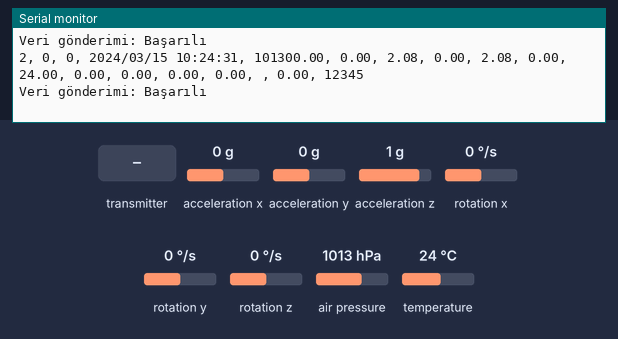
Recording of a sketch running on a simulated ESP32. Shown: the last lines printed to the serial monitor. The test bench sets the inputs (shaded band); at power-on: acceleration x 0 g, acceleration y 0 g, acceleration z 1 g, rotation x 0 °/s, rotation y 0 °/s, rotation z 0 °/s, air pressure 1013 hPa, temperature 24 °C. The local clock reads 2024-03-15 10:24:30 at power-on unless the sketch sets it.

Above: at 1.2 s.
1.3 s: the transmitter starts sending paketno = 0
At 1.61 s:
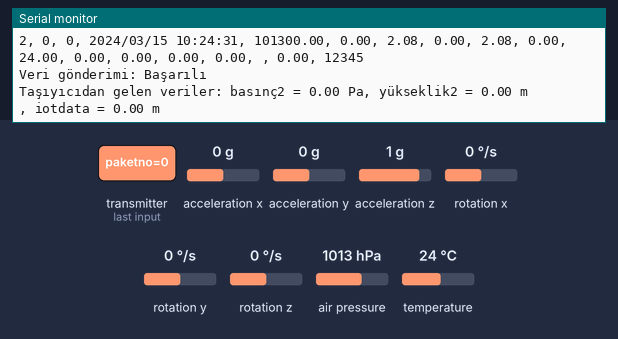
2.8 s: acceleration x set to -1.4 g
At 3.23 s:
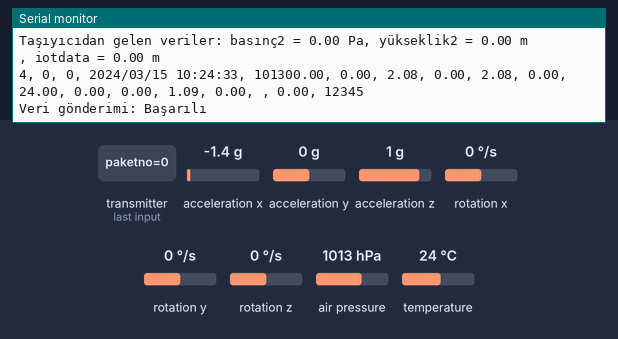
4.3 s: acceleration y set to -1.4 g
At 4.99 s:
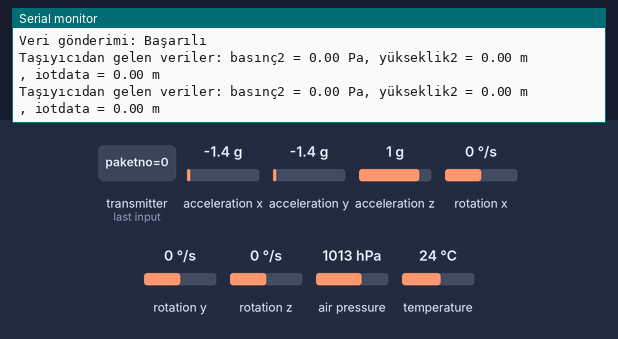
5.8 s: acceleration z set to -1.4 g
At 6.25 s:
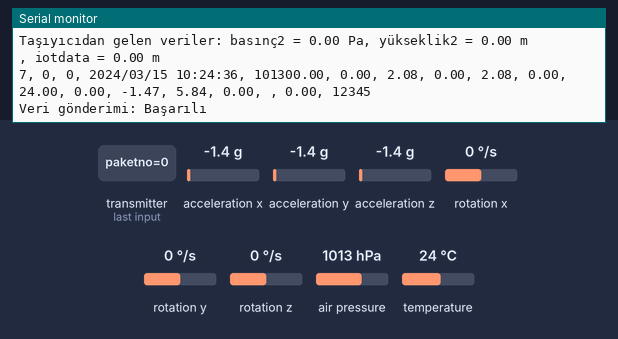
7.3 s: rotation x set to -192 °/s
At 8.26 s:
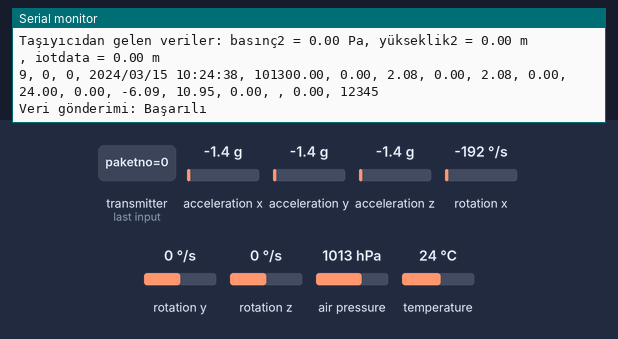
8.8 s: rotation y set to -192 °/s
At 9.26 s:
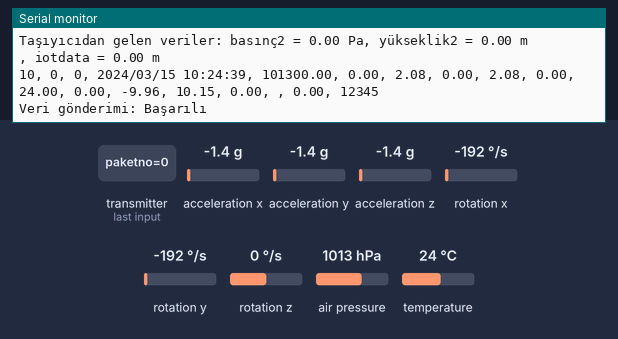
Timing chart, 0 to 11.3 s (numbered marks = the images above; inputs shaded):
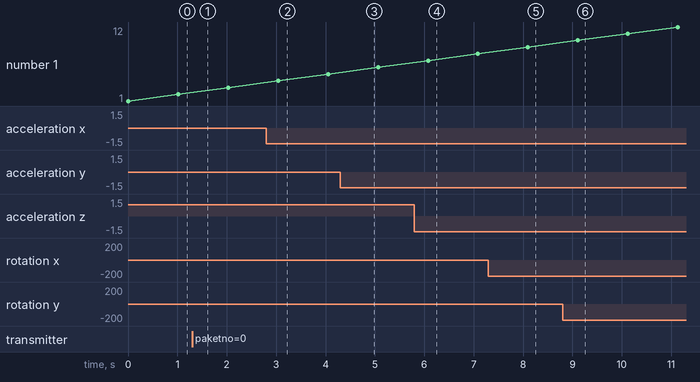

Measured:
- after the input at 1.3 s, the serial monitor: prints a new line at once (image 1)
- after the input at 2.8 s, the serial monitor: prints a new line after 0.24 s (image 2)
- after the input at 5.8 s, the serial monitor: prints a new line after 0.28 s (image 4)
- after the input at 7.3 s, the serial monitor: prints a new line after 0.80 s (image 5)
- after the input at 8.8 s, the serial monitor: prints a new line after 0.31 s (image 6)

The sketch:

gorev_yuku.ino
```cpp
#include <WiFi.h>
#include <esp_now.h>
#include <Adafruit_BME280.h>
#include <Adafruit_MPU6050.h>
#include <Adafruit_Sensor.h>
#include <RTClib.h>
#include <Wire.h>


Adafruit_BME280 bme;
Adafruit_MPU6050 mpu;
RTC_DS3231 rtc;

float pitch = 0, roll = 0, yaw = 0;
DateTime lastTime;
float dt;
float previousAltitude = 0.0;  // Bir önceki yükseklik
float descentRate = 0.0;       // İniş hızı

#define SEALEVELPRESSURE_HPA (1013.25)  // Deniz seviyesinde standart atmosfer basıncı (hPa)

// Verilerin taşınacağı yapı
typedef struct struct_message {
   float yükseklik1;  // Görev yükünden alınacak yükseklik1
  float yükseklik2;  // BMP085 sensöründen gelen yükseklik
  float basınç1;     // Görev yükünden alınacak basınç1
  float basınç2;     // BMP085 sensöründen gelen basınç
  int paketno;       // Paket numarası
  float sıcaklık;    // Görev yükünden alınacak sıcaklık
  float irtifafarkı;
  float inişhızı;
  float pilgerilimi;
  float pitch;
  float roll;
  float yaw;
  char rhrh[10];     // Karakter dizisi
  float iotdata;     // Yer istasyonundan alınacak sıcaklık (DHT11)
  int takımno;
  int uydustatüsü;
  int hatakodu;
  char göndermesaati[25];
} struct_message;

struct_message mySensorData;  // Görev yükündeki veriler
struct_message incomingData;  // Taşıyıcıdan gelen veriler

// Yer istasyonuna ait MAC adresi (yer istasyonuna verileri yollayacağız)
uint8_t broadcastAddress[] = {0xA0, 0xA3, 0xB3, 0x8A, 0x75, 0xC4};  // Yer istasyonunun MAC adresi buraya

// Taşıyıcıdan gelen verileri aldığımız callback fonksiyonu
void OnDataRecv(const esp_now_recv_info *info, const uint8_t *incomingDataRaw, int len) {
  // Gelen verinin boyutunu kontrol et
  if (len == sizeof(incomingData)) {
    // Gelen veriyi struct_message yapısına kopyala
    memcpy(&incomingData, incomingDataRaw, sizeof(incomingData));

    // Gelen verileri seri port üzerinden yazdır
    Serial.printf("Taşıyıcıdan gelen veriler: basınç2 = %.2f Pa, yükseklik2 = %.2f m\n, iotdata = %.2f m\n",
                  incomingData.basınç2, incomingData.yükseklik2, incomingData.iotdata);
  } else {
    Serial.println("Veri boyutu uyuşmazlığı!");
  }
}

// Görev yükünden verileri yer istasyonuna göndermek için callback fonksiyonu
void OnDataSent(const uint8_t *mac_addr, esp_now_send_status_t status) {
  Serial.print("Veri gönderimi: ");
  Serial.println(status == ESP_NOW_SEND_SUCCESS ? "Başarılı" : "Başarısız");
}

void setup() {
  // Seri haberleşmeyi başlat
  Serial.begin(115200);

  // Wi-Fi modülünü başlat
  WiFi.mode(WIFI_STA);

  // BME280 sensörünü başlat
  if (!bme.begin(0x76)) {
    Serial.println("BME280 sensörü bulunamadı, bağlantıları kontrol edin!");
    while (1);
  }

  // ESP-NOW'u başlat
  if (esp_now_init() != ESP_OK) {
    Serial.println("ESP-NOW başlatılamadı");
    return;
  }

    if (!mpu.begin(0x69)) {
    Serial.println("MPU6050 bulunamadı!");
    while (1);
  }

  // RTC başlatılıyor
  if (!rtc.begin()) {
    Serial.println("DS3231 bulunamadı!");
    while (1);
  }
  lastTime = rtc.now();
  mpu.setAccelerometerRange(MPU6050_RANGE_8_G);
  mpu.setGyroRange(MPU6050_RANGE_500_DEG);
  mpu.setFilterBandwidth(MPU6050_BAND_21_HZ);
  // Peer ekle (yer istasyonu için)
  esp_now_peer_info_t peerInfo;
  memset(&peerInfo, 0, sizeof(peerInfo));  // Yapıyı sıfırla
  memcpy(peerInfo.peer_addr, broadcastAddress, 6);  // Yer istasyonunun MAC adresi
  peerInfo.channel = 0;  // Varsayılan kanal
  peerInfo.encrypt = false;

  if (esp_now_add_peer(&peerInfo) != ESP_OK) {
    Serial.println("Yer istasyonu peer eklenemedi");
    return;
  }

  // Callback fonksiyonlarını ayarla
  esp_now_register_recv_cb(OnDataRecv);    // Taşıyıcıdan veri almak için
  esp_now_register_send_cb(OnDataSent);    // Yer istasyonuna veri göndermek için

  Serial.println("Görev yükü hazır.");
}

void loop() {

  DateTime now = rtc.now();

  // Zaman farkı hesaplama (saniye cinsinden)
  dt = now.secondstime() - lastTime.secondstime();
  lastTime = now;

  // MPU6050 sensöründen veri okuma
  sensors_event_t a, g, temp;
  mpu.getEvent(&a, &g, &temp);

  // Pitch ve roll hesaplama
  float accelPitch = atan2(a.acceleration.y, sqrt(a.acceleration.x * a.acceleration.x + a.acceleration.z * a.acceleration.z)) * 180.0 / PI;
  float accelRoll = atan2(-a.acceleration.x, a.acceleration.z) * 180.0 / PI;

  // Gyroscope verilerini kullanarak açıları hesaplama
  pitch += g.gyro.x * dt;
  roll += g.gyro.y * dt;
  yaw += g.gyro.z * dt;

  // Komplementer filtre ile ivmeölçer ve gyro verilerini birleştirme
  pitch = 0.98 * pitch + 0.02 * accelPitch;
  roll = 0.98 * roll + 0.02 * accelRoll;

  char dateTimeStr[25];  // Tarih ve saat için yeterli uzunlukta bir char dizisi
  snprintf(dateTimeStr, sizeof(dateTimeStr), "%04d/%02d/%02d %02d:%02d:%02d",
           now.year(), now.month(), now.day(), now.hour(), now.minute(), now.second());

  // Tarih ve saat verisini dateTimeStr'den göndermesaati'ne kopyala
  strncpy(mySensorData.göndermesaati, dateTimeStr, sizeof(mySensorData.göndermesaati));
  mySensorData.göndermesaati[sizeof(mySensorData.göndermesaati) - 1] = '\0';  // Sonlandırıcı karakter

  // BME280 sensöründen verileri oku (görev yükünün kendi sensör verileri)
  mySensorData.basınç1 = bme.readPressure();
  mySensorData.yükseklik1 = bme.readAltitude(SEALEVELPRESSURE_HPA);
  mySensorData.sıcaklık = bme.readTemperature();
  mySensorData.takımno = 12345;
  mySensorData.pitch = pitch;
  mySensorData.roll = roll;
  mySensorData.yaw = yaw;

  // Taşıyıcıdan gelen BMP085 sensör verilerini al ve birleştir
  mySensorData.basınç2 = incomingData.basınç2;
  mySensorData.yükseklik2 = incomingData.yükseklik2;
  mySensorData.iotdata = incomingData.iotdata;
  mySensorData.irtifafarkı = abs(mySensorData.yükseklik1 - mySensorData.yükseklik2);

  // İniş hızını hesapla (m/s)
  if (dt > 0) {  // Zaman farkı sıfırdan büyük olmalı
    descentRate = (previousAltitude - mySensorData.yükseklik1) / dt;  // İniş hızı hesaplanır
  }
  mySensorData.inişhızı = descentRate;

  // Yüksekliği güncelle
  previousAltitude = mySensorData.yükseklik1;

  // Paket numarasını artır
  mySensorData.paketno++;

  // Tüm verileri seri port üzerinden yazdır
  Serial.printf("%d, %d, %d, %s, %.2f, %.2f, %.2f, %.2f, %.2f, %.2f, %.2f, %.2f, %.2f, %.2f, %.2f, %s, %.2f, %d \n",
                  mySensorData.paketno, mySensorData.uydustatüsü, mySensorData.hatakodu, mySensorData.göndermesaati,
                  mySensorData.basınç1, mySensorData.basınç2, mySensorData.yükseklik1, mySensorData.yükseklik2,
                  mySensorData.irtifafarkı, mySensorData.inişhızı, mySensorData.sıcaklık, mySensorData.pilgerilimi,
                  mySensorData.pitch, mySensorData.roll, mySensorData.yaw, mySensorData.rhrh, mySensorData.iotdata, mySensorData.takımno);

  // Tüm verileri yer istasyonuna gönder
  esp_now_send(broadcastAddress, (uint8_t *)&mySensorData, sizeof(mySensorData));

  // 2 saniye bekle
  delay(1000);
}
```
